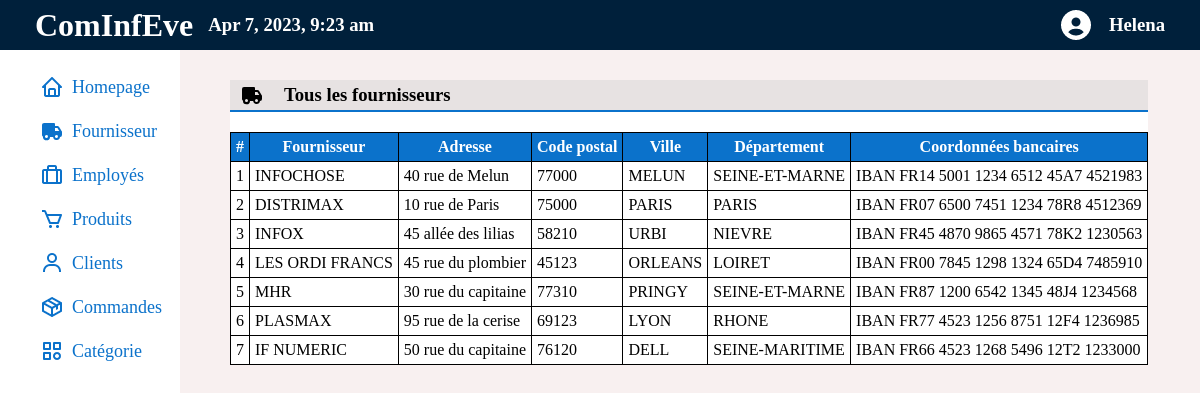
Screenshot of /fournisseur.php with the database file from the repository.
### tables this page shows
CREATE TABLE `fournisseur` (
  `codeFournisseur` int(11) NOT NULL,
  `nomFournisseur` varchar(40) NOT NULL,
  `adresse` text NOT NULL,
  `codePostal` varchar(5) NOT NULL,
  `ville` varchar(30) NOT NULL,
  `departement` varchar(30) NOT NULL,
  `coordonneesBancaires` text NOT NULL
);

### script_index.php (called while the page is built, shortened)
<?php
       function getConnection(){
           $server="127.0.0.1";
           $login="marra";
           $password="nicolas";
           $db="cominfeve";
           if( !$id_connection = mysqli_connect($server, $login, $password, $db) )
           {
               die("<p class=\"erreur\">Echec de connexion au serveur de base de données \"".$server."\".</p>");
           }
           return $id_connection;
       }
   ?>

### script_view.php (called while the page is built, shortened)
<?php
    require "script_index.php";
    function showProviders()
    {
        $requet="SELECT * from fournisseur;";
			if( !$resultat = mysqli_query (getConnection(), $requet))
			{
                echo "<p class=\"erreur\">Erreur de requête sur la base de données \"".$db."\".</p>";
			}
            return $resultat;
    }
?>

### fournisseur.php (the view, shortened to what this page needs)
<!DOCTYPE html>
<html lang="fr">
    <head>
        <?php require "script_view.php" ?>
    </head>
    <body>
    <header>
        <div id="logo-date">
        <h1>ComInfEve</h1>
        <h3><?php date_default_timezone_set('Europe/Paris');  echo date("M j, Y, g:i a");?></h3>
        </div>
        <div id="user">
            <img src="./assets/user-circle-solid-36.png" alt="">
            <h3>Helena</h3>
        </div>
    </header>
    <div id="wrapper">
    <nav>
    <ul>
        <li><a href="./index.php"><img src="./assets/home-regular-24.png" alt="home logo">  Homepage</a></li>
        <li><a href="#"><img src="./assets/truck-solid-24.png" alt="fournisseur logo"> Fournisseur</a></li>
        <li><a href="./employe.php"><img src="./assets/briefcase-alt-regular-24.png" alt="employés logo">Employés</a></li>
        <li><a href="./produits.php"><img src="./assets/cart-regular-24.png" alt="produits logo">Produits</a></li>
        <li><a href="./clients.php"><img src="./assets/user-regular-24.png" alt="clients logo">Clients</a></li>
        <li><a href="./commandes.php"><img src="./assets/package-regular-24.png" alt="">Commandes</a></li>
        <li><a href="./categories.php"><img src="./assets/category-regular-24.png" alt="catégorie logo">Catégorie</a></li>
    </ul>
    </nav>
    <main >
    <div class="add-view">
    <div class="view">
        <div class="top">
        <img src="./assets/bxs-truck.svg" alt="icône catégorie">
        <h3>Tous les fournisseurs</h3>
        </div>
        <div class="ligne">
        </div>
        <div>
        <table>
            <tr>
                <th>#</th>
                <th>Fournisseur</th>
                <th>Adresse</th>
                <th>Code postal</th>
                <th>Ville</th>
                <th>Département</th>
                <th>Coordonnées bancaires</th>
            </tr>
            <?php
            $resultat = showProviders();
            while ($colonne = mysqli_fetch_row($resultat))
            {
                 echo "<tr> <td>$colonne[0]</td> <td>$colonne[1]</td> <td>$colonne[2]</td> <td>$colonne[3]</td> <td>$colonne[4]</td> <td>$colonne[5]</td> <td>$colonne[6]</td></tr>";
            }
            ?>
        </table>
        </div>
    </div>
    </div>
    </main>
    </div>
</body>
</html>

### rows the page displays
fournisseur: codeFournisseur "1", nomFournisseur "INFOCHOSE", adresse "40 rue de Melun", codePostal "77000", ville "MELUN", departement "SEINE-ET-MARNE", coordonneesBancaires "IBAN FR14 5001 1234 6512 45A7 4521983"
fournisseur: codeFournisseur "2", nomFournisseur "DISTRIMAX", adresse "10 rue de Paris", codePostal "75000", ville "PARIS", departement "PARIS", coordonneesBancaires "IBAN FR07 6500 7451 1234 78R8 4512369"
fournisseur: codeFournisseur "3", nomFournisseur "INFOX", adresse "45 allée des lilias", codePostal "58210", ville "URBI", departement "NIEVRE", coordonneesBancaires "IBAN FR45 4870 9865 4571 78K2 1230563"
fournisseur: codeFournisseur "4", nomFournisseur "LES ORDI FRANCS", adresse "45 rue du plombier", codePostal "45123", ville "ORLEANS", departement "LOIRET", coordonneesBancaires "IBAN FR00 7845 1298 1324 65D4 7485910"
fournisseur: codeFournisseur "5", nomFournisseur "MHR", adresse "30 rue du capitaine", codePostal "77310", ville "PRINGY", departement "SEINE-ET-MARNE", coordonneesBancaires "IBAN FR87 1200 6542 1345 48J4 1234568"
fournisseur: codeFournisseur "6", nomFournisseur "PLASMAX", adresse "95 rue de la cerise", codePostal "69123", ville "LYON", departement "RHONE", coordonneesBancaires "IBAN FR77 4523 1256 8751 12F4 1236985"
fournisseur: codeFournisseur "7", nomFournisseur "IF NUMERIC", adresse "50 rue du capitaine", codePostal "76120", ville "DELL", departement "SEINE-MARITIME", coordonneesBancaires "IBAN FR66 4523 1268 5496 12T2 1233000"
